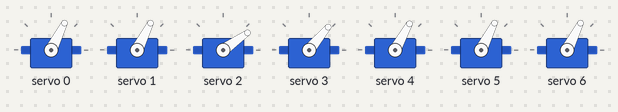
Bench run of a sketch on a simulated Arduino Uno, built with avr-gcc and run on an emulated ATmega328P. Parts: 7 × servo. What the sketch prints to the serial monitor is not drawn.

Above: at 0.05 s.
At 0.45 s:
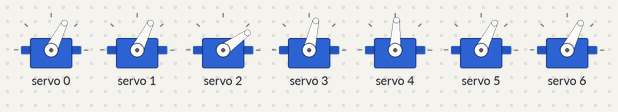
At 0.9 s:
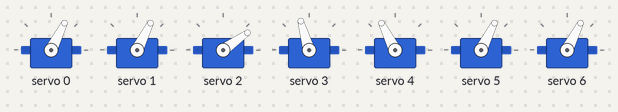
At 1.75 s:
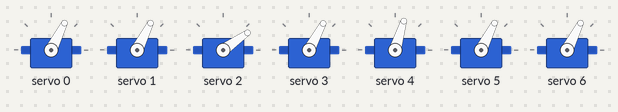
Timing chart, 0 to 4.6 s (numbered marks = the images above):
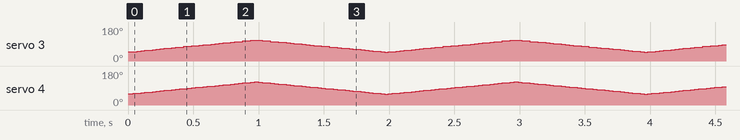

The sketch:

wall-e.ino
```cpp
#include <Wire.h>
#include <Adafruit_PWMServoDriver.h>

// Servo driver setup
Adafruit_PWMServoDriver pwm = Adafruit_PWMServoDriver();
#define SERVO_FREQ 50 // Analog servos run at ~50 Hz updates
#define SERVOMIN  130 // This is the 'minimum' pulse length count (out of 4096) -> results in angle of ~30 degs, the same as if commanded by servoObject.write(30)
#define SERVOMAX  430 // This is the 'maximum' pulse length count (out of 4096) -> results in angle of ~160 degs, the same as if commanded by servoObject.write(160)


// Trial Parameters
double allBPM = 60; // bpm to set all of the servos to (so that it can be adjusted between servos so that some parts can move at half speed of others)
unsigned long baseTime = 30; // the ideal length of each loop (ms)
bool waitToStart = false; // whether to wait for something to send in the Serial input before starting (in order to manually start on the beat)
bool dispCalc = false; // whether to display movement parameter calculations in the matchBPM() function
bool useBPM = true;
bool adjBPM = false; // whether to run matchBPM with a corrected value (aka the adjustBPM() function) every time realBPM is calculated
int servosRunning = 7; // only try to run and find movement parameters for servos that have goalBPM, centerPos, maxRange, and maxVel defined


// Other Tuning and Setup Parameters

// servo driver pin numbers
uint8_t eyeRPin =  0;
uint8_t eyeLPin =  1;
uint8_t headPin =  2;
uint8_t neckTPin = 3;
uint8_t neckBPin = 4;
uint8_t armLPin =  5;
uint8_t armRPin =  6;
// to reduce the number of variable names, individual servo parameters are held in arrays,
// indexed by the pin they are pluged into (listed above)
//                       0          1           2         3         4         5         6
double goalBPM[7] =     {allBPM/2,  allBPM/2,   allBPM,   allBPM,   allBPM,   allBPM,   allBPM};
double centerPos[7] =   {95,        95,         107,      95,       105,       95,       95}; // (deg)
double maxRange[7] =    {30,        30,         106,      130,      110,       30,       30}; // maximum total angular travel defined by mechanical limits (deg)
double maxVel[7] =      {20,        20,         60,       60,       60,       60,       60}; // (deg/s)
double maxError = 1.0; // max difference between newBPM or closestBPM and goalBPM
double minStep = 0.1; // minimum step distance (deg)
double maxTimeMult = 5; // maximum baseTime multiplier to check

//double centerPos[7] =   {95, 95, 60, 60, 60}; // (deg)
//double maxRange[7] =    {30, 30, 30, 30, 30}; // maximum total angular travel defined by mechanical limits (deg)


// Initalization of other global variables

int timeMult[7] = {1,1,1,1,1,1,1}; // initalize with default values
double stepDist[7] = {0.5,0.5,0.5,0.5,0.5,0.5,0.5}; // initalize with default values (deg)
double range[7]; // calculated ideal travel of servo (deg)
double closestBPM[7]; // closest bpm to goal bpm that can be calculated with contraints
double minPos[7]; // bottom of travel defined by range and centerPos - NOT necessarily the mechanical limits of the servo (deg)
double maxPos[7]; // top of travel defined by range and centerPos    -                      "                             (deg)
double curPos[7]; // (deg)
double nextPos[7]; // (deg)
int dir[7] = {-1,1,1,1,-1,1,1}; // direction servo is currently moving, + for towards maxPos (CC), - for towards minPos (CW)
unsigned long lastSwitch[7]; // timestamp of last change of direction (ms)
double realBPM[7] = {allBPM,allBPM,allBPM,allBPM,allBPM,allBPM,allBPM}; // calculated from time of last direction change
double realVel[7]; // calculated from time of last direction change and range travelled (deg/s)
int currMult[7] = {1,1,1,1,1,1,1}; // counter to only update servo position after timeMult baseTime intervals

unsigned long oldMilli = 0; // (ms timestamp)
unsigned long currMilli = 0; // (ms timestamp)
unsigned long nextMilli = baseTime; // (ms timestamp)
unsigned long realStepLength = baseTime; // real time between the oldMilli and currMilli to check if adjustedDelay is working (ms)
unsigned long adjustedDelay = baseTime - currMilli; // time to wait at the end of each loop in order to make timesteps the right length (ms)

void setup() {
  // put your setup code here, to run once:

  // Set up servo driver
  pwm.begin();
  pwm.setOscillatorFrequency(27000000);
  pwm.setPWMFreq(SERVO_FREQ);  // Analog servos run at ~50 Hz updates

  // Set up serial
  Serial.begin(74880); // open the serial port at 9600 bps:

  // Move servos to starting positions and calculate the starting ranges and step dist based on BPM
  for (uint8_t i = 0; i < servosRunning; i++) {
    // default values to allow non bpm-matching trials
    range[i] = maxRange[i];
    minPos[i] = centerPos[i]-range[i]/2;
    maxPos[i] = centerPos[i]+range[i]/2;

    curPos[i] = minPos[i];
    nextPos[i] = minPos[i];

    if (useBPM) {matchBPM(i,goalBPM[i]);} // comment out to allow non bpm-matching trials

    setServo(i); // set servo to one end
  }

  setEyeModeLift();

  // Wait to begin main loop until user inputs something if waitToStart = true (in order to manually start on beat)
  if (waitToStart) {
    while (Serial.available() == 0) {
      // Wait for User to Input Data
    }
    serial_flush();
  }

}

void serial_flush(void) {
  // manually flushes the serial input so that user input values aren't misread
  while (Serial.available()) Serial.read();
}

double stepFromTimeMult(double newTimeMult, double vel) {
  // calculates step distance using time between steps (defined by newTimeMult*baseTime) and an angular speed of the servo (vel, in deg/s)
/*
vel (deg)     stepDist (deg)            1000 (ms)
--------- =   ----------------------  x ---------
(s)           timeMult*baseTime (ms)    (s)

--> Solve for stepDist
                  vel (deg)                                (s)
stepDist (deg) =  ---------   x timeMult*baseTime (ms)  x  -------
                  (s)                                      1000 (ms)
*/
  return vel*double(newTimeMult*baseTime)/1000.0;
}
double calcRange(double bpm,int newTimeMult, double newStep) {
  // calculates range of movement based on a bpm, the time between steps (defined by newTimeMult*baseTime), and the step distance (deg)
/*
range (deg)   (min)           60 (s)   1000 (ms)      stepDist (deg)
----------- = --------   x    ----  x  -------    x   ----------------------
(beat)        bpm (beat)      (min)    (s)            timeMult*baseTime (ms)
*/
  return 60.0*1000.0*newStep/(bpm*double(newTimeMult*baseTime));
}
double calcStep(double bpm,int newTimeMult, double newRange) {
  // calculates step distance based on a bpm, the time between steps (defined by newTimeMult*baseTime), and the range of movement (deg)
/*
                  range (deg)     bpm (beat)    (min)       (s)
stepDist (deg) =  -----------  x  ----------  x ------    x ---------  x  timeMult*baseTime (ms)
                  (beat)          (min)         60 (s)      1000 (ms)
*/
  return newRange*bpm*double(newTimeMult*baseTime)/(60.0*1000.0);
}
double calcBPM(int newTimeMult, double newStep, double newRange) {
  // calculates bpm based on the time between steps (defined by newTimeMult*baseTime), the step distance (deg), and the range of movement (deg)
/*
bpm (beat)    (beat)          stepDist (deg)                1000 (ms)     60 (s)
---------- =  -----------  x  ----------------------     x  ---------   x ------
(min)         range (deg)     timeMult*baseTime (ms)        (s)           (min)
*/
  return newStep*1000.0*60.0/(newRange*double(newTimeMult*baseTime));
}

void matchBPM(uint8_t s, double BPM) {
  // changes a servo's timeMult, stepDist, and range to hit a given BPM

/*  1. Choose a baseTime multiplier (start with one, for max smoothness)
 *  2. Use that and the max servos speed (maxVel) to determine the range the servo
 *     would need to move through to match the bpm without pausing to the ends
 *  3. If that range is outside of the servo's maxRange, use the max range and slow
 *     the servo down so that it just reaches the ends of the range at each beat. To
 *     do this, we calculate a new step distance with the defined variables.
 *  4. Check how close we got to the goal BPM. If we're within the margin of error,
 *     and the new step distance isn't too small, record these values. If either of
 *     these are false, start over with timeMult++ (this can fix the minimum step
 *     distance problem - which is usually the issue, as the goalBPM<->newBPM error is
 *     usually minimal because it's calculated from the same equations it's being tested
 *     on.)
 */

  int newTimeMult;
  double newStep;
  double newRange;
  double newBPM;
  double newError;
  double closestError=100;

  newTimeMult = 1; // the multiple of the baseTime to update servo position on
  while (newTimeMult <= maxTimeMult) { // prepare to test all timeMults 1->max
    if (dispCalc) {Serial.println(newTimeMult);}
    if (abs(closestError) < maxError) { // if result from last loop was close enough, leave function
      return;
    }
    newStep = stepFromTimeMult(newTimeMult,maxVel[s]); // calculate step distance from timeMult and maxVel
    if (dispCalc) {Serial.print("newStep="); Serial.println(newStep);}
    newRange = calcRange(BPM, newTimeMult, newStep);  // calculate range to achive bpm with defined baseTime multiple and step distance
    if (dispCalc) {Serial.print("newRange="); Serial.println(newRange);}
    if (newRange > maxRange[s]) { // if the ideal range is outside of maxRange, then use maxRange and move servo slower (smaller step size)
      newRange = maxRange[s];
      if (dispCalc) {Serial.print("Too large. newRange="); Serial.println(newRange);}
      newStep = calcStep(BPM, newTimeMult, newRange);
      if (dispCalc) {Serial.print("newStep="); Serial.println(newStep);}
    }
    newBPM = calcBPM(newTimeMult, newStep, newRange); // calculate the bpm with parameters determined above to check our work
    if (dispCalc) {Serial.print("newBPM="); Serial.println(newBPM);}
    newError = newBPM-BPM;
    if (dispCalc) {Serial.print("newError="); Serial.println(newError);}
    if (newError > -0.01 && abs(newError) < abs(closestError) && newStep >= minStep) {
      // if new parameters give a closer BPM and the step distance isn't too small, record it. Otherwise, try the next largest timeMult
      closestError = BPM-newBPM;

      timeMult[s] = newTimeMult;
      stepDist[s] = newStep;
      range[s] = newRange;
      minPos[s] = centerPos[s]-range[s]/2;
      maxPos[s] = centerPos[s]+range[s]/2;
      closestBPM[s] = double(newBPM);
    }
    newTimeMult++;
  }
}

void adjustBPM(uint8_t s, double reduction){
  // runs the matchBPM function again with a slightly higher bpm if realBPM is too slow
  if (realBPM[s] < goalBPM[s]) {
    matchBPM(s, goalBPM[s]+(goalBPM[s]-realBPM[s])/reduction);
  }
}

void updatePos(uint8_t s, bool adj, bool disp) {
  // run this each loop for each servo to move them at the right speed and range
  if (currMult[s] == timeMult[s]) { // check if it's been the right number of baseTime steps to move the servo again
    // if yes, reset the counter and get next position
    currMult[s] = 1;
    calcNextPos(s,adj);
    if (disp) { printVals(1); } // print values for this servo if user wants them displayed (for debugging)
    setServo(s); // maps nextPos (degs) to pwm pulse length and sends to servo driver, then updates currPos to nextPos
  } else {
    // if no, just add to counter and don't move servo
    currMult[s] = currMult[s] + 1;
  }
}

void calcNextPos(uint8_t s, bool adj) {
  // calc next position for servo at port s
  nextPos[s] = curPos[s] + dir[s]*stepDist[s];
  // switch directions and record real measurements at each end of range
  if (nextPos[s] > maxPos[s]) {
    dir[s] = -1;
    nextPos[s] = maxPos[s]- stepDist[s];
    realBPM[s] = (1/double(currMilli-lastSwitch[s]))*1000*60; // calculate the actual time it took to complete the whole range
    realVel[s] = (1/double(currMilli-lastSwitch[s]))*1000*range[s]; // calculate the actual angular speed (deg/s)
    lastSwitch[s] = currMilli;
  } else if (nextPos[s] < minPos[s]) {
    dir[s] = 1;
    nextPos[s] = minPos[s]+ stepDist[s];
    realBPM[s] = (1/double(currMilli-lastSwitch[s]))*1000*60; // calculate the actual time it took to complete the whole range
    realVel[s] = (1/double(currMilli-lastSwitch[s]))*1000*range[s]; // calculate the actual angular speed (deg/s)
    lastSwitch[s] = currMilli;
    if (adj && useBPM) {adjustBPM(s,2);}
  }
}

void printVals(uint8_t s) {
  // WARNING: Uncomment only currently relevant lines. Printing too many statements per loop can overflow Arduino/COM buffer and cause failure
//  Serial.print("s"); Serial.print(s); Serial.print(" stepDist="); Serial.println(stepDist[s]);
//  Serial.print("s"); Serial.print(s); Serial.print(" curPos="); Serial.println(curPos[s]);
//  Serial.print("s"); Serial.print(s); Serial.print(" dir="); Serial.println(dir[s]);
//  Serial.print("s"); Serial.print(s); Serial.print(" range="); Serial.println(range[s]);
//  Serial.print("s"); Serial.print(s); Serial.print(" minPos="); Serial.println(minPos[s]);
//  Serial.print("s"); Serial.print(s); Serial.print(" maxPos="); Serial.println(maxPos[s]);
//  Serial.print("s"); Serial.print(s); Serial.print(" realBPM="); Serial.println(realBPM[s]);
//  Serial.print("s"); Serial.print(s); Serial.print(" realVel="); Serial.println(realVel[s]);
  Serial.print("s"); Serial.print(s); Serial.print(" timeMult="); Serial.println(timeMult[s]);
}

void setServo(uint8_t s) {
  // Set servo s to nextPos, update curPos to nextPos
  // calculate pulselen from deg (of nextPos)
  int pulselen = map(nextPos[s], 30, 160, SERVOMIN, SERVOMAX);
  // set PWM to pulselen
  pwm.setPWM(s, 0, pulselen);
  // update curPos
  curPos[s] = nextPos[s];
}

void setServoPos(uint8_t s, double pos) {
  // Directly set servo s to pos, update curPos and nextPos to pos
  // calculate pulselen from deg (of nextPos)
  nextPos[s] = pos;
  int pulselen = map(nextPos[s], 30, 160, SERVOMIN, SERVOMAX);
  // set PWM to pulselen
  pwm.setPWM(s, 0, pulselen);
  // update curPos
  curPos[s] = nextPos[s];
}

void runAllServos() {
  for (uint8_t i = 0; i < servosRunning; i++) { // run the first 5 (or other val for servosRunning) servos and skip the rest
    updatePos(i, adjBPM, false); // which servo to update, whether to adjust bpm, whether to print values
  }
}

void nodHead() {
  // sends servo commands for one step of the nodHead dance move
  updatePos(neckTPin, adjBPM, false);
}

void shakeHead() {
  // sends servo commands for one step of the shakeHead dance move
  updatePos(headPin, adjBPM, false);
}

void bobHead() {
  // sends servo commands for one step of the bobHead dance move
  updatePos(neckTPin, adjBPM, false);
  updatePos(neckBPin, adjBPM, false);
}

void swingArms() {
  // sends servo commands for one step of the swingArms dance move
  updatePos(armRPin, adjBPM, false);
  updatePos(armLPin, adjBPM, false);
}

void moveEyes() {
  // sends servo commands for one step of the moveEyes dance move
  updatePos(eyeRPin, adjBPM, false);
  updatePos(eyeLPin, adjBPM, false);
}

void setEyeModeLift() {
  // set right eye to opposite side of range from left eye so that eyes raise and lower together
  dir[eyeRPin] = -1;
  curPos[eyeRPin] = maxPos[eyeRPin];
  nextPos[eyeRPin] = maxPos[eyeRPin];
  dir[eyeLPin] = 1;
  curPos[eyeLPin] = minPos[eyeLPin];
  nextPos[eyeLPin] = minPos[eyeLPin];
}

void setEyeModeTilt() {
  dir[eyeRPin] = 1;
  curPos[eyeRPin] = minPos[eyeRPin];
  nextPos[eyeRPin] = minPos[eyeRPin];
  dir[eyeLPin] = 1;
  curPos[eyeLPin] = minPos[eyeLPin];
  nextPos[eyeLPin] = minPos[eyeLPin];
}


void loop() {


  // check the current time
  currMilli = millis();
  // calculate how long the last loop actually took and record milli for next loop
  realStepLength = currMilli - oldMilli;
  oldMilli = currMilli;
  // Print current time and real step length for debugging
  // WARNING: printing too many statements per loop can overflow Arduino/COM buffer and cause failure
//  Serial.print("currMilli="); Serial.println(currMilli);
//  Serial.print("realStepLength="); Serial.println(realStepLength);

//  runAllServos();
//  moveEyes();
//  shakeHead();
//  nodHead();
  bobHead();
//  swingArms();


//  setServoPos(0,95);
//  setServoPos(1,50);

//  printVals(0); // print values for only one of the servos
  printVals(5); // print values for only one of the servos
  printVals(6); // print values for only one of the servos


  // dynamically adjust length of delay based on how much time has already been spent in this loop and when the next one should start
  nextMilli = currMilli + baseTime; // determine next step based on "current time" recorded at beginning of loop
  adjustedDelay = int(nextMilli-millis()); // calculate how many more ms to wait before starting next loop
  delay(adjustedDelay);

}
```
